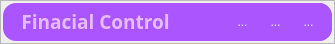
                    <widget class="QFrame" name="frame_2">
                     <property name="maximumSize">
                      <size>
                       <width>16777215</width>
                       <height>40</height>
                      </size>
                     </property>
                     <property name="frameShape">
                      <enum>QFrame::StyledPanel</enum>
                     </property>
                     <property name="frameShadow">
                      <enum>QFrame::Raised</enum>
                     </property>
                     <layout class="QVBoxLayout" name="verticalLayout_8">
                      <property name="spacing">
                       <number>0</number>
                      </property>
                      <property name="leftMargin">
                       <number>2</number>
                      </property>
                      <property name="topMargin">
                       <number>2</number>
                      </property>
                      <property name="rightMargin">
                       <number>2</number>
                      </property>
                      <property name="bottomMargin">
                       <number>2</number>
                      </property>
                      <item>
                       <widget class="QFrame" name="barraTitulo">
                        <property name="minimumSize">
                         <size>
                          <width>0</width>
                          <height>38</height>
                         </size>
                        </property>
                        <property name="maximumSize">
                         <size>
                          <width>16777215</width>
                          <height>38</height>
                         </size>
                        </property>
                        <property name="styleSheet">
                         <string notr="true">QFrame{
background-color: rgb(170, 85, 255);
border-radius:13px;
}</string>
                        </property>
                        <property name="frameShape">
                         <enum>QFrame::StyledPanel</enum>
                        </property>
                        <property name="frameShadow">
                         <enum>QFrame::Raised</enum>
                        </property>
                        <layout class="QHBoxLayout" name="horizontalLayout_9">
                         <property name="spacing">
                          <number>4</number>
                         </property>
                         <property name="leftMargin">
                          <number>6</number>
                         </property>
                         <property name="topMargin">
                          <number>0</number>
                         </property>
                         <property name="rightMargin">
                          <number>0</number>
                         </property>
                         <property name="bottomMargin">
                          <number>0</number>
                         </property>
                         <item>
                          <widget class="QPushButton" name="pushButton_5">
                           <property name="font">
                            <font>
                             <pointsize>2</pointsize>
                            </font>
                           </property>
                           <property name="styleSheet">
                            <string notr="true">border-color: rgb(170, 85, 255);
background-color: rgb(170, 85, 255);
border-radius:0px;</string>
                           </property>
                           <property name="text">
                            <string/>
                           </property>
                           <property name="icon">
                            <iconset>
                             <normaloff>../../../../3D Objects/ControleFinanceiro/System/img/logoFC.png</normaloff>../../../../3D Objects/ControleFinanceiro/System/img/logoFC.png</iconset>
                           </property>
                           <property name="iconSize">
                            <size>
                             <width>30</width>
                             <height>30</height>
                            </size>
                           </property>
                          </widget>
                         </item>
                         <item>
                          <widget class="QLabel" name="NameEmp">
                           <property name="font">
                            <font>
                             <family>Segoe UI Semibold</family>
                             <pointsize>14</pointsize>
                             <bold>true</bold>
                            </font>
                           </property>
                           <property name="styleSheet">
                            <string notr="true">color: rgb(230, 187, 255);
padding-bottom:2px;
</string>
                           </property>
                           <property name="text">
                            <string>Finacial Control</string>
                           </property>
                           <property name="alignment">
                            <set>Qt::AlignCenter</set>
                           </property>
                          </widget>
                         </item>
                         <item>
                          <spacer name="horizontalSpacer_3">
                           <property name="orientation">
                            <enum>Qt::Horizontal</enum>
                           </property>
                           <property name="sizeHint" stdset="0">
                            <size>
                             <width>38</width>
                             <height>37</height>
                            </size>
                           </property>
                          </spacer>
                         </item>
                         <item>
                          <widget class="QFrame" name="frame_btn_zone_3">
                           <property name="minimumSize">
                            <size>
                             <width>120</width>
                             <height>0</height>
                            </size>
                           </property>
                           <property name="maximumSize">
                            <size>
                             <width>120</width>
                             <height>16777215</height>
                            </size>
                           </property>
                           <property name="styleSheet">
                            <string notr="true">
QToolButton{
	color: rgb(255, 255, 255);
	background-color: rgb(170, 85, 255);
	border-radius:3px;

}
QToolButton:hover{
	background-color: rgb(153, 71, 234);
	border-radius:3px;
	color: rgb(255, 255, 255);
}

QToolButton:pressed{
	background-color: rgb(170, 85, 255);
	border-radius:3px;
	color: rgb(255, 255, 255);
}
</string>
                           </property>
                           <property name="frameShape">
                            <enum>QFrame::StyledPanel</enum>
                           </property>
                           <property name="frameShadow">
                            <enum>QFrame::Raised</enum>
                           </property>
                           <layout class="QHBoxLayout" name="horizontalLayout_11">
                            <property name="spacing">
                             <number>2</number>
                            </property>
                            <property name="rightMargin">
                             <number>0</number>
                            </property>
                            <item>
                             <widget class="QToolButton" name="minimisar">
                              <property name="toolTip">
                               <string>&lt;html&gt;&lt;head/&gt;&lt;body&gt;&lt;p&gt;Minimizar&lt;/p&gt;&lt;/body&gt;&lt;/html&gt;</string>
                              </property>
                              <property name="text">
                               <string>...</string>
                              </property>
                              <property name="icon">
                               <iconset>
                                <normaloff>../../../../3D Objects/ControleFinanceiro/System/img/24x24/cil-minus.png</normaloff>../../../../3D Objects/ControleFinanceiro/System/img/24x24/cil-minus.png</iconset>
                              </property>
                              <property name="iconSize">
                               <size>
                                <width>18</width>
                                <height>18</height>
                               </size>
                              </property>
                             </widget>
                            </item>
                            <item>
                             <widget class="QToolButton" name="NormalMax">
                              <property name="minimumSize">
                               <size>
                                <width>0</width>
                                <height>0</height>
                               </size>
                              </property>
                              <property name="toolTip">
                               <string>&lt;html&gt;&lt;head/&gt;&lt;body&gt;&lt;p&gt;Maximizar&lt;/p&gt;&lt;/body&gt;&lt;/html&gt;</string>
                              </property>
                              <property name="text">
                               <string>...</string>
                              </property>
                              <property name="icon">
                               <iconset>
                                <normaloff>../../../../3D Objects/ControleFinanceiro/System/img/24x24/cil-media-stop.png</normaloff>../../../../3D Objects/ControleFinanceiro/System/img/24x24/cil-media-stop.png</iconset>
                              </property>
                              <property name="iconSize">
                               <size>
                                <width>18</width>
                                <height>18</height>
                               </size>
                              </property>
                             </widget>
                            </item>
                            <item>
                             <widget class="QToolButton" name="fechar">
                              <property name="toolTip">
                               <string>&lt;html&gt;&lt;head/&gt;&lt;body&gt;&lt;p&gt;Fechar&lt;/p&gt;&lt;/body&gt;&lt;/html&gt;</string>
                              </property>
                              <property name="text">
                               <string>...</string>
                              </property>
                              <property name="icon">
                               <iconset>
                                <normaloff>../../../../3D Objects/ControleFinanceiro/System/img/24x24/cil-x.png</normaloff>../../../../3D Objects/ControleFinanceiro/System/img/24x24/cil-x.png</iconset>
                              </property>
                              <property name="iconSize">
                               <size>
                                <width>18</width>
                                <height>18</height>
                               </size>
                              </property>
                             </widget>
                            </item>
                           </layout>
                          </widget>
                         </item>
                        </layout>
                       </widget>
                      </item>
                     </layout>
                    </widget>
